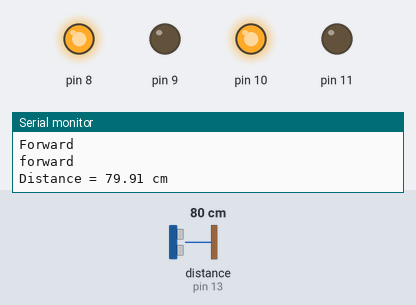
Recording of a sketch running on a simulated Arduino Uno, built with avr-gcc and run on an emulated ATmega328P. Parts: output pins drawn as LEDs (lit = HIGH), the last lines printed to the serial monitor. Wiring (inferred from the names in the program): ultrasonic range finder: trigger pin 6; echo pin 13. The inputs (shaded band) are chosen by the test bench; at power-on: distance to the obstacle (sensor on pin 13) 80 cm. The echo pulse lasts 58.3 µs per cm; pins used as bus, display or sensor lines are not drawn.

Above: at 1.8 s.
1.9 s: distance to the obstacle (sensor on pin 13) set to 7 cm
4.2 s: distance to the obstacle (sensor on pin 13) set to 4 cm
At 6.8 s:
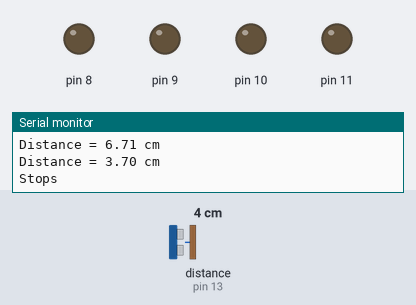
At 7.8 s:
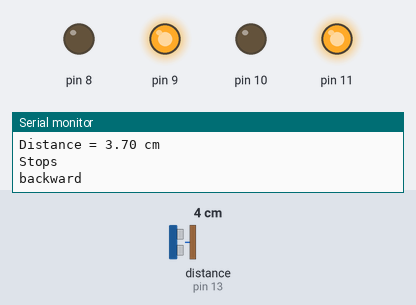
8.3 s: distance to the obstacle (sensor on pin 13) set to 9 cm
10.5 s: distance to the obstacle (sensor on pin 13) set to 12 cm
At 12.9 s:
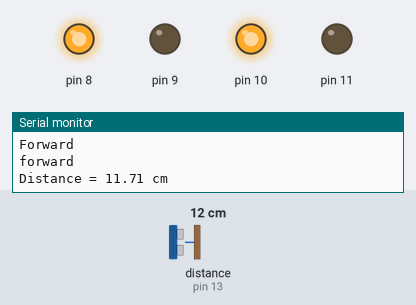
Timing chart, 0 to 14.4 s (numbered marks = the images above; inputs shaded):
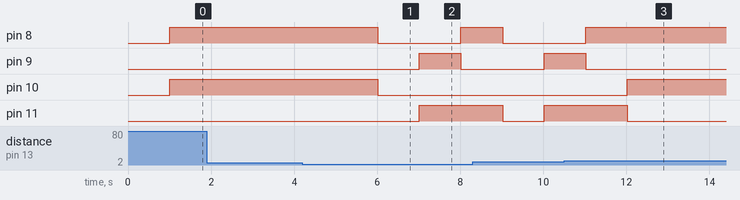

The sketch:

ultrasonic_car.ino
```cpp
#define trigPin 6
#define echoPin 13

void setup() {
  pinMode(8,OUTPUT);
  pinMode(9,OUTPUT);
  pinMode(10,OUTPUT);
  pinMode(11,OUTPUT);

  pinMode(trigPin, OUTPUT);
  pinMode(echoPin, INPUT);
  Serial.begin(9600);

}


void forward()
{
  digitalWrite(8,HIGH);
  digitalWrite(9,LOW);
  digitalWrite(10,HIGH);
  digitalWrite(11,LOW);
  Serial.println("Forward");
}
void backward()
{
  digitalWrite(8,LOW);
  digitalWrite(9,HIGH);
  digitalWrite(10,LOW);
  digitalWrite(11,HIGH);
}
void right()     // Sharp right trun
{
  digitalWrite(8,HIGH);
  digitalWrite(9,LOW);
  digitalWrite(10,LOW);
  digitalWrite(11,HIGH);
}
void left()      //sharp left trun
{
  digitalWrite(8,LOW);
  digitalWrite(9,HIGH);
  digitalWrite(10,HIGH);
  digitalWrite(11,LOW);
}
void stops()
{

 digitalWrite(8,LOW);
  digitalWrite(9,LOW);
 digitalWrite(10,LOW);
  digitalWrite(11,LOW);
  }


void loop() {
  float Time, distance;
  digitalWrite(trigPin, LOW);
  delayMicroseconds(2);

  digitalWrite(trigPin, HIGH);
  delayMicroseconds(10);
  digitalWrite(trigPin, LOW);

  Time = pulseIn(echoPin, HIGH);
  distance = (Time / 2) * 0.0344;

  if (distance >= 400 || distance <= 2){
    Serial.print("Distance = ");
    Serial.println("Out of range");
  }
  else {
    Serial.print("Distance = ");
    Serial.print(distance);
    Serial.println(" cm");
    delay(500);
  }
  delay(500);

   if(distance >= 10)
   {
   forward();
   Serial.println("forward  ");
   }
if(distance <= 5)
   {
   stops();
   Serial.println("Stops");
   delay(1000);

   backward();
   Serial.println("backward");
   delay(1000);
   right();
   Serial.println("right");
   }


}
```

Measured:
- the behaviour switches between 6 and 5 cm on distance to the obstacle (sensor on pin 13) (found by bisection; images 0 and 1)
- the behaviour switches between 10 and 11 cm on distance to the obstacle (sensor on pin 13) (found by bisection; images 2 and 3)
- after the input at 4.2 s, pin 8: HIGH → LOW after 1.8 s, → HIGH 2.0 s later; pin 9: LOW → HIGH after 2.8 s, → LOW 1.0 s later; pin 10: HIGH → LOW after 1.8 s; pin 11: LOW → HIGH after 2.8 s
- after the input at 10.5 s, pin 10: LOW → HIGH after 1.5 s; pin 11: HIGH → LOW after 1.5 s
